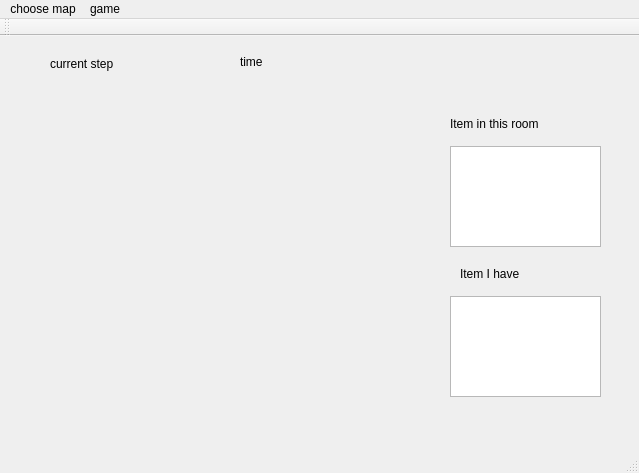
<?xml version="1.0" encoding="UTF-8"?>
<ui version="4.0">
 <class>MainWindow</class>
 <widget class="QMainWindow" name="MainWindow">
  <property name="geometry">
   <rect>
    <x>0</x>
    <y>0</y>
    <width>639</width>
    <height>473</height>
   </rect>
  </property>
  <property name="font">
   <font>
    <weight>50</weight>
    <bold>false</bold>
   </font>
  </property>
  <property name="windowTitle">
   <string>MainWindow</string>
  </property>
  <widget class="QWidget" name="centralWidget">
   <widget class="QWidget" name="layoutWidget">
    <property name="geometry">
     <rect>
      <x>40</x>
      <y>50</y>
      <width>381</width>
      <height>361</height>
     </rect>
    </property>
    <layout class="QGridLayout" name="gridLayout">
     <property name="spacing">
      <number>0</number>
     </property>
     <item row="4" column="2">
      <widget class="QLabel" name="room_15">
       <property name="text">
        <string/>
       </property>
      </widget>
     </item>
     <item row="0" column="1">
      <widget class="QLabel" name="room_2">
       <property name="text">
        <string/>
       </property>
      </widget>
     </item>
     <item row="0" column="2">
      <widget class="QLabel" name="room_3">
       <property name="text">
        <string/>
       </property>
      </widget>
     </item>
     <item row="0" column="0">
      <widget class="QLabel" name="room_1">
       <property name="minimumSize">
        <size>
         <width>85</width>
         <height>85</height>
        </size>
       </property>
       <property name="maximumSize">
        <size>
         <width>90</width>
         <height>90</height>
        </size>
       </property>
       <property name="lineWidth">
        <number>3</number>
       </property>
       <property name="text">
        <string/>
       </property>
      </widget>
     </item>
     <item row="4" column="1">
      <widget class="QLabel" name="room_14">
       <property name="text">
        <string/>
       </property>
      </widget>
     </item>
     <item row="4" column="0">
      <widget class="QLabel" name="room_13">
       <property name="text">
        <string/>
       </property>
      </widget>
     </item>
     <item row="3" column="2">
      <widget class="QLabel" name="room_11">
       <property name="text">
        <string/>
       </property>
      </widget>
     </item>
     <item row="3" column="0">
      <widget class="QLabel" name="room_9">
       <property name="text">
        <string/>
       </property>
      </widget>
     </item>
     <item row="0" column="3">
      <widget class="QLabel" name="room_4">
       <property name="text">
        <string/>
       </property>
      </widget>
     </item>
     <item row="3" column="1">
      <widget class="QLabel" name="room_10">
       <property name="text">
        <string/>
       </property>
      </widget>
     </item>
     <item row="1" column="2">
      <widget class="QLabel" name="room_7">
       <property name="text">
        <string/>
       </property>
      </widget>
     </item>
     <item row="1" column="0">
      <widget class="QLabel" name="room_5">
       <property name="text">
        <string/>
       </property>
      </widget>
     </item>
     <item row="4" column="3">
      <widget class="QLabel" name="room_16">
       <property name="text">
        <string/>
       </property>
      </widget>
     </item>
     <item row="1" column="3">
      <widget class="QLabel" name="room_8">
       <property name="text">
        <string/>
       </property>
      </widget>
     </item>
     <item row="3" column="3">
      <widget class="QLabel" name="room_12">
       <property name="text">
        <string/>
       </property>
      </widget>
     </item>
     <item row="1" column="1">
      <widget class="QLabel" name="room_6">
       <property name="text">
        <string/>
       </property>
      </widget>
     </item>
    </layout>
   </widget>
   <widget class="QLabel" name="label">
    <property name="geometry">
     <rect>
      <x>450</x>
      <y>80</y>
      <width>102</width>
      <height>16</height>
     </rect>
    </property>
    <property name="text">
     <string>Item in this room</string>
    </property>
    <property name="wordWrap">
     <bool>false</bool>
    </property>
   </widget>
   <widget class="QLabel" name="label_2">
    <property name="geometry">
     <rect>
      <x>460</x>
      <y>230</y>
      <width>66</width>
      <height>16</height>
     </rect>
    </property>
    <property name="text">
     <string>Item I have</string>
    </property>
   </widget>
   <widget class="QListView" name="listView">
    <property name="geometry">
     <rect>
      <x>450</x>
      <y>110</y>
      <width>151</width>
      <height>101</height>
     </rect>
    </property>
   </widget>
   <widget class="QListView" name="listView_2">
    <property name="geometry">
     <rect>
      <x>450</x>
      <y>260</y>
      <width>151</width>
      <height>101</height>
     </rect>
    </property>
   </widget>
   <widget class="QLabel" name="lblstep">
    <property name="geometry">
     <rect>
      <x>50</x>
      <y>20</y>
      <width>81</width>
      <height>16</height>
     </rect>
    </property>
    <property name="text">
     <string>current step</string>
    </property>
   </widget>
   <widget class="QLabel" name="lblStepValue">
    <property name="geometry">
     <rect>
      <x>140</x>
      <y>20</y>
      <width>54</width>
      <height>12</height>
     </rect>
    </property>
    <property name="text">
     <string/>
    </property>
   </widget>
   <widget class="QLabel" name="lbltime">
    <property name="geometry">
     <rect>
      <x>240</x>
      <y>20</y>
      <width>54</width>
      <height>12</height>
     </rect>
    </property>
    <property name="text">
     <string>time </string>
    </property>
   </widget>
   <widget class="QLabel" name="lblTimeValue">
    <property name="geometry">
     <rect>
      <x>290</x>
      <y>20</y>
      <width>54</width>
      <height>12</height>
     </rect>
    </property>
    <property name="text">
     <string/>
    </property>
   </widget>
  </widget>
  <widget class="QMenuBar" name="menuBar">
   <property name="geometry">
    <rect>
     <x>0</x>
     <y>0</y>
     <width>639</width>
     <height>23</height>
    </rect>
   </property>
   <widget class="QMenu" name="menu_file">
    <property name="title">
     <string>choose map</string>
    </property>
    <addaction name="actionLoad_map_1"/>
    <addaction name="actionLoad_map_2"/>
   </widget>
   <widget class="QMenu" name="menuHistory">
    <property name="title">
     <string>game</string>
    </property>
    <addaction name="actionNew_game"/>
    <addaction name="actionPause"/>
    <addaction name="actionRestart"/>
    <addaction name="separator"/>
    <addaction name="actionHistory"/>
    <addaction name="actionHelp"/>
   </widget>
   <addaction name="menu_file"/>
   <addaction name="menuHistory"/>
  </widget>
  <widget class="QToolBar" name="mainToolBar">
   <attribute name="toolBarArea">
    <enum>TopToolBarArea</enum>
   </attribute>
   <attribute name="toolBarBreak">
    <bool>false</bool>
   </attribute>
  </widget>
  <widget class="QStatusBar" name="statusBar"/>
  <action name="actionLoad_map_1">
   <property name="text">
    <string>load map 1</string>
   </property>
  </action>
  <action name="actionLoad_map_2">
   <property name="text">
    <string>load map 2</string>
   </property>
  </action>
  <action name="actionNew_game">
   <property name="text">
    <string>new game</string>
   </property>
  </action>
  <action name="actionHistory">
   <property name="text">
    <string>history</string>
   </property>
  </action>
  <action name="actionHelp">
   <property name="text">
    <string>help</string>
   </property>
  </action>
  <action name="actionPause">
   <property name="text">
    <string>pause</string>
   </property>
  </action>
  <action name="actionRestart">
   <property name="text">
    <string>restart</string>
   </property>
  </action>
 </widget>
 <layoutdefault spacing="6" margin="11"/>
 <resources/>
 <connections/>
</ui>
